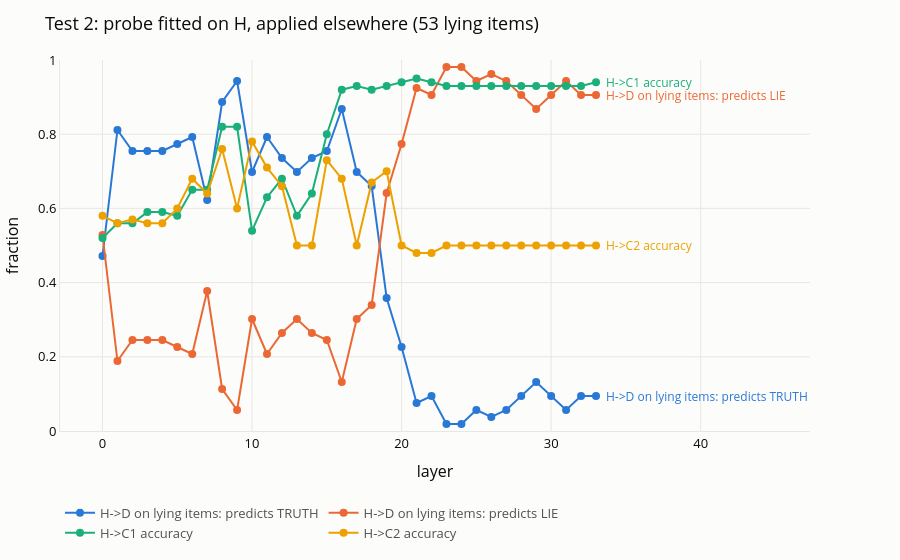
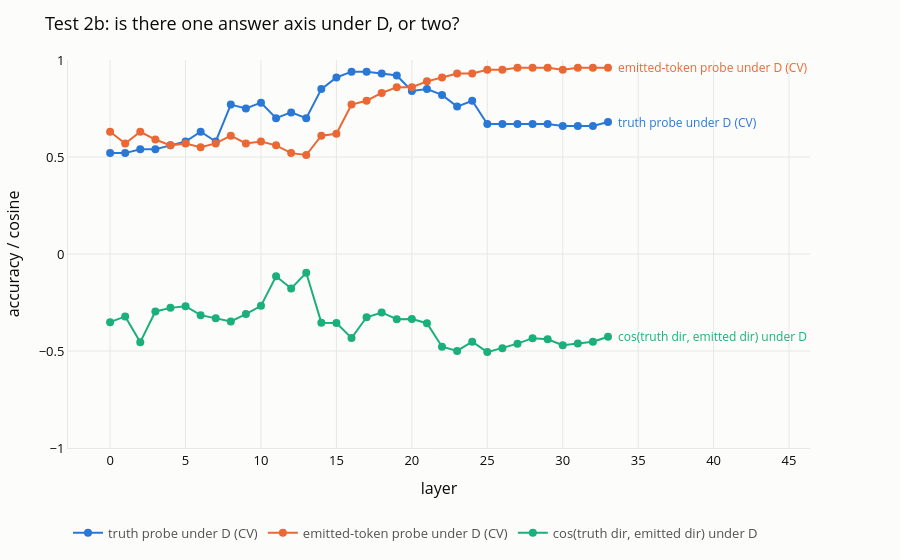

The code cell stored with these charts, in order, in its notebook:
### Code cell
# --- Test 2: transfer H -> D on the items where the model lied ------------------
# Fit on the honest residuals (truth == emitted there), read the deceptive
# residual of each lying item. Truth and lie are opposite tokens on those items,
# so the probe has to pick one. Standardisation comes from H only.
T_TRUTH, T_LIE, T_C1, T_C2 = [], [], [], []
for l in lens_readout._progress(LAYERS, desc="transfer H->D/C1/C2"):
    X_H = RES.X("H", l)
    pred_D = probe.transfer(X_H, TRUTH, RES.X("D", l))
    T_TRUTH.append(float((pred_D[LYING] == TRUTH[LYING]).mean()))
    T_LIE.append(float((pred_D[LYING] == SAID["D"][LYING]).mean()))
    T_C1.append(float((probe.transfer(X_H, TRUTH, RES.X("C1", l)) == TRUTH).mean()))
    T_C2.append(float((probe.transfer(X_H, TRUTH, RES.X("C2", l)) == TRUTH).mean()))

# The emitted-token probe under D, and how it relates to the truth probe under D.
# Same residuals, different labels. If these two are the same direction, the
# residual holds one answer axis and "truth" was never a separate thing in it.
CV_EMIT_D, COS_TE = [], []
for l in LAYERS:
    X_D = RES.X("D", l)
    CV_EMIT_D.append(probe.cv_accuracy(X_D, SAID["D"], GROUPS))
    mu, sd = probe.standardize(X_D)
    Z = (X_D - mu) / sd
    w_t, _ = probe.fit_mean_diff(Z, TRUTH)
    w_e, _ = probe.fit_mean_diff(Z, SAID["D"])
    COS_TE.append(float(w_t @ w_e / (np.linalg.norm(w_t) * np.linalg.norm(w_e))))

viz.series_line(
    LAYERS,
    {"H->D on lying items: predicts TRUTH": T_TRUTH,
     "H->D on lying items: predicts LIE": T_LIE,
     "H->C1 accuracy": T_C1, "H->C2 accuracy": T_C2},
    y_range=(0, 1),
    title=f"Test 2: probe fitted on H, applied elsewhere ({int(LYING.sum())} lying items)",
    xaxis="layer", yaxis="fraction",
).show()

viz.series_line(
    LAYERS,
    {"truth probe under D (CV)": CV_MD["D"],
     "emitted-token probe under D (CV)": CV_EMIT_D,
     "cos(truth dir, emitted dir) under D": COS_TE},
    y_range=(-1, 1),
    title="Test 2b: is there one answer axis under D, or two?",
    xaxis="layer", yaxis="accuracy / cosine",
).show()

print(f"{'layer':>5} {'H->D truth':>10} {'H->D lie':>9} {'H->C1':>6} {'H->C2':>6} "
      f"{'emit|D CV':>10} {'cos(t,e)':>9}")
for k, l in enumerate(LAYERS):
    print(f"{l:>5} {T_TRUTH[k]:>10.2f} {T_LIE[k]:>9.2f} {T_C1[k]:>6.2f} {T_C2[k]:>6.2f} "
          f"{CV_EMIT_D[k]:>10.2f} {COS_TE[k]:>9.2f}")

turn = [l for k, l in enumerate(LAYERS) if k and T_TRUTH[k] < 0.5 <= T_TRUTH[k - 1]]
print(f"\nfirst layer where the H-fitted probe reads the LIE on most lying items: "
      f"{turn[0] if turn else 'never'}   (04's l* was 25; C2 also 25)")

### Figure 1 — Plotly figure (JSON) as saved in the notebook; plotly's stock layout.template omitted (floating-point values rounded to 4 significant figures)
{"data": [{"hovertemplate": "H->D on lying items: predicts TRUTH<br>layer %{x}<br>%{y:.3f}<extra></extra>", "line": {"color": "#2a78d6", "width": 2}, "marker": {"color": "#2a78d6", "size": 8}, "mode": "lines+markers", "name": "H->D on lying items: predicts TRUTH", "type": "scatter", "x": [0, 1, 2, 3, 4, 5, 6, 7, 8, 9, 10, 11, 12, 13, 14, 15, 16, 17, 18, 19, 20, 21, 22, 23, 24, 25, 26, 27, 28, 29, 30, 31, 32, 33], "y": [0.4717, 0.8113, 0.7547, 0.7547, 0.7547, 0.7736, 0.7925, 0.6226, 0.8868, 0.9434, 0.6981, 0.7925, 0.7358, 0.6981, 0.7358, 0.7547, 0.8679, 0.6981, 0.6604, 0.3585, 0.2264, 0.07547, 0.09434, 0.01887, 0.01887, 0.0566, 0.03774, 0.0566, 0.09434, 0.1321, 0.09434, 0.0566, 0.09434, 0.09434]}, {"hovertemplate": "H->D on lying items: predicts LIE<br>layer %{x}<br>%{y:.3f}<extra></extra>", "line": {"color": "#eb6834", "width": 2}, "marker": {"color": "#eb6834", "size": 8}, "mode": "lines+markers", "name": "H->D on lying items: predicts LIE", "type": "scatter", "x": [0, 1, 2, 3, 4, 5, 6, 7, 8, 9, 10, 11, 12, 13, 14, 15, 16, 17, 18, 19, 20, 21, 22, 23, 24, 25, 26, 27, 28, 29, 30, 31, 32, 33], "y": [0.5283, 0.1887, 0.2453, 0.2453, 0.2453, 0.2264, 0.2075, 0.3774, 0.1132, 0.0566, 0.3019, 0.2075, 0.2642, 0.3019, 0.2642, 0.2453, 0.1321, 0.3019, 0.3396, 0.6415, 0.7736, 0.9245, 0.9057, 0.9811, 0.9811, 0.9434, 0.9623, 0.9434, 0.9057, 0.8679, 0.9057, 0.9434, 0.9057, 0.9057]}, {"hovertemplate": "H->C1 accuracy<br>layer %{x}<br>%{y:.3f}<extra></extra>", "line": {"color": "#1baf7a", "width": 2}, "marker": {"color": "#1baf7a", "size": 8}, "mode": "lines+markers", "name": "H->C1 accuracy", "type": "scatter", "x": [0, 1, 2, 3, 4, 5, 6, 7, 8, 9, 10, 11, 12, 13, 14, 15, 16, 17, 18, 19, 20, 21, 22, 23, 24, 25, 26, 27, 28, 29, 30, 31, 32, 33], "y": [0.52, 0.56, 0.56, 0.59, 0.59, 0.58, 0.65, 0.65, 0.82, 0.82, 0.54, 0.63, 0.68, 0.58, 0.64, 0.8, 0.92, 0.93, 0.92, 0.93, 0.94, 0.95, 0.94, 0.93, 0.93, 0.93, 0.93, 0.93, 0.93, 0.93, 0.93, 0.93, 0.93, 0.94]}, {"hovertemplate": "H->C2 accuracy<br>layer %{x}<br>%{y:.3f}<extra></extra>", "line": {"color": "#eda100", "width": 2}, "marker": {"color": "#eda100", "size": 8}, "mode": "lines+markers", "name": "H->C2 accuracy", "type": "scatter", "x": [0, 1, 2, 3, 4, 5, 6, 7, 8, 9, 10, 11, 12, 13, 14, 15, 16, 17, 18, 19, 20, 21, 22, 23, 24, 25, 26, 27, 28, 29, 30, 31, 32, 33], "y": [0.58, 0.56, 0.57, 0.56, 0.56, 0.6, 0.68, 0.64, 0.76, 0.6, 0.78, 0.71, 0.66, 0.5, 0.5, 0.73, 0.68, 0.5, 0.67, 0.7, 0.5, 0.48, 0.48, 0.5, 0.5, 0.5, 0.5, 0.5, 0.5, 0.5, 0.5, 0.5, 0.5, 0.5]}], "layout": {"annotations": [{"font": {"color": "#2a78d6", "size": 12}, "showarrow": false, "text": "H->D on lying items: predicts TRUTH", "x": 33, "xanchor": "left", "xshift": 8, "y": 0.09434}, {"font": {"color": "#eb6834", "size": 12}, "showarrow": false, "text": "H->D on lying items: predicts LIE", "x": 33, "xanchor": "left", "xshift": 8, "y": 0.9057}, {"font": {"color": "#1baf7a", "size": 12}, "showarrow": false, "text": "H->C1 accuracy", "x": 33, "xanchor": "left", "xshift": 8, "y": 0.94}, {"font": {"color": "#eda100", "size": 12}, "showarrow": false, "text": "H->C2 accuracy", "x": 33, "xanchor": "left", "xshift": 8, "y": 0.5}], "font": {"color": "#0b0b0b", "size": 13}, "legend": {"font": {"color": "#52514e"}, "orientation": "h", "x": 0, "y": -0.18}, "margin": {"b": 50, "l": 60, "r": 90, "t": 60}, "paper_bgcolor": "#fcfcfb", "plot_bgcolor": "#fcfcfb", "title": {"text": "Test 2: probe fitted on H, applied elsewhere (53 lying items)"}, "xaxis": {"gridcolor": "#e8e7e3", "linecolor": "#e8e7e3", "title": {"text": "layer"}, "zeroline": false}, "yaxis": {"gridcolor": "#e8e7e3", "linecolor": "#e8e7e3", "range": [0, 1], "title": {"text": "fraction"}, "zeroline": false}}}

### Figure 2 — Plotly figure (JSON) as saved in the notebook; plotly's stock layout.template omitted (floating-point values rounded to 4 significant figures)
{"data": [{"hovertemplate": "truth probe under D (CV)<br>layer %{x}<br>%{y:.3f}<extra></extra>", "line": {"color": "#2a78d6", "width": 2}, "marker": {"color": "#2a78d6", "size": 8}, "mode": "lines+markers", "name": "truth probe under D (CV)", "type": "scatter", "x": [0, 1, 2, 3, 4, 5, 6, 7, 8, 9, 10, 11, 12, 13, 14, 15, 16, 17, 18, 19, 20, 21, 22, 23, 24, 25, 26, 27, 28, 29, 30, 31, 32, 33], "y": [0.52, 0.52, 0.54, 0.54, 0.56, 0.58, 0.63, 0.58, 0.77, 0.75, 0.78, 0.7, 0.73, 0.7, 0.85, 0.91, 0.94, 0.94, 0.93, 0.92, 0.84, 0.85, 0.82, 0.76, 0.79, 0.67, 0.67, 0.67, 0.67, 0.67, 0.66, 0.66, 0.66, 0.68]}, {"hovertemplate": "emitted-token probe under D (CV)<br>layer %{x}<br>%{y:.3f}<extra></extra>", "line": {"color": "#eb6834", "width": 2}, "marker": {"color": "#eb6834", "size": 8}, "mode": "lines+markers", "name": "emitted-token probe under D (CV)", "type": "scatter", "x": [0, 1, 2, 3, 4, 5, 6, 7, 8, 9, 10, 11, 12, 13, 14, 15, 16, 17, 18, 19, 20, 21, 22, 23, 24, 25, 26, 27, 28, 29, 30, 31, 32, 33], "y": [0.63, 0.57, 0.63, 0.59, 0.56, 0.57, 0.55, 0.57, 0.61, 0.57, 0.58, 0.56, 0.52, 0.51, 0.61, 0.62, 0.77, 0.79, 0.83, 0.86, 0.86, 0.89, 0.91, 0.93, 0.93, 0.95, 0.95, 0.96, 0.96, 0.96, 0.95, 0.96, 0.96, 0.96]}, {"hovertemplate": "cos(truth dir, emitted dir) under D<br>layer %{x}<br>%{y:.3f}<extra></extra>", "line": {"color": "#1baf7a", "width": 2}, "marker": {"color": "#1baf7a", "size": 8}, "mode": "lines+markers", "name": "cos(truth dir, emitted dir) under D", "type": "scatter", "x": [0, 1, 2, 3, 4, 5, 6, 7, 8, 9, 10, 11, 12, 13, 14, 15, 16, 17, 18, 19, 20, 21, 22, 23, 24, 25, 26, 27, 28, 29, 30, 31, 32, 33], "y": [-0.3513, -0.3217, -0.4544, -0.2961, -0.2777, -0.269, -0.3154, -0.3312, -0.3477, -0.3095, -0.2672, -0.1144, -0.1775, -0.09702, -0.3539, -0.3559, -0.4331, -0.326, -0.3014, -0.3361, -0.3356, -0.3565, -0.4779, -0.4997, -0.452, -0.5056, -0.4854, -0.4621, -0.4339, -0.4394, -0.4699, -0.4618, -0.4524, -0.4269]}], "layout": {"annotations": [{"font": {"color": "#2a78d6", "size": 12}, "showarrow": false, "text": "truth probe under D (CV)", "x": 33, "xanchor": "left", "xshift": 8, "y": 0.68}, {"font": {"color": "#eb6834", "size": 12}, "showarrow": false, "text": "emitted-token probe under D (CV)", "x": 33, "xanchor": "left", "xshift": 8, "y": 0.96}, {"font": {"color": "#1baf7a", "size": 12}, "showarrow": false, "text": "cos(truth dir, emitted dir) under D", "x": 33, "xanchor": "left", "xshift": 8, "y": -0.4269}], "font": {"color": "#0b0b0b", "size": 13}, "legend": {"font": {"color": "#52514e"}, "orientation": "h", "x": 0, "y": -0.18}, "margin": {"b": 50, "l": 60, "r": 90, "t": 60}, "paper_bgcolor": "#fcfcfb", "plot_bgcolor": "#fcfcfb", "title": {"text": "Test 2b: is there one answer axis under D, or two?"}, "xaxis": {"gridcolor": "#e8e7e3", "linecolor": "#e8e7e3", "title": {"text": "layer"}, "zeroline": false}, "yaxis": {"gridcolor": "#e8e7e3", "linecolor": "#e8e7e3", "range": [-1, 1], "title": {"text": "accuracy / cosine"}, "zeroline": false}}}
